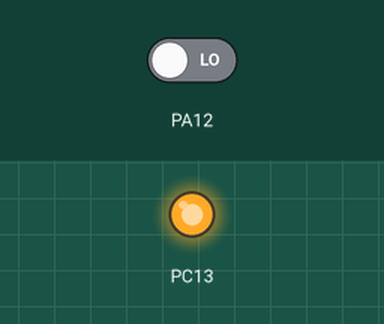
A sketch run on a simulated STM32 Blue Pill. Shown: output pins drawn as LEDs (lit = HIGH). The inputs (shaded band) are chosen by the test bench; at power-on: PA12 LOW.

Above: at 0.4 s.
At 1.9 s:
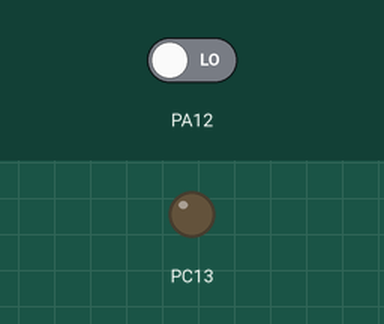
Timing chart, 0 to 3.4 s (numbered marks = the images above):
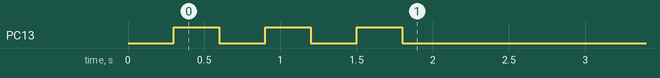

The sketch:

config_test.ino
```cpp
void setup() {

  pinMode(PA12, INPUT);
  // pinMode(PA15, INPUT);

  // pinMode(PC15, OUTPUT);
  // pinMode(PC14, OUTPUT);
  pinMode(PC13, OUTPUT);

  digitalWrite(PC13, LOW);
  delay(300);
  digitalWrite(PC13, HIGH);
  delay(300);
  digitalWrite(PC13, LOW);
  delay(300);
  digitalWrite(PC13, HIGH);
  delay(300);
  digitalWrite(PC13, LOW);
  delay(300);
  digitalWrite(PC13, HIGH);
  delay(300);
  digitalWrite(PC13, LOW);

}

void loop() {

  if(digitalRead(PA12) == true){
    digitalWrite(PC13, HIGH);
  }
  else{
    digitalWrite(PC13, LOW);
  }

}
```
